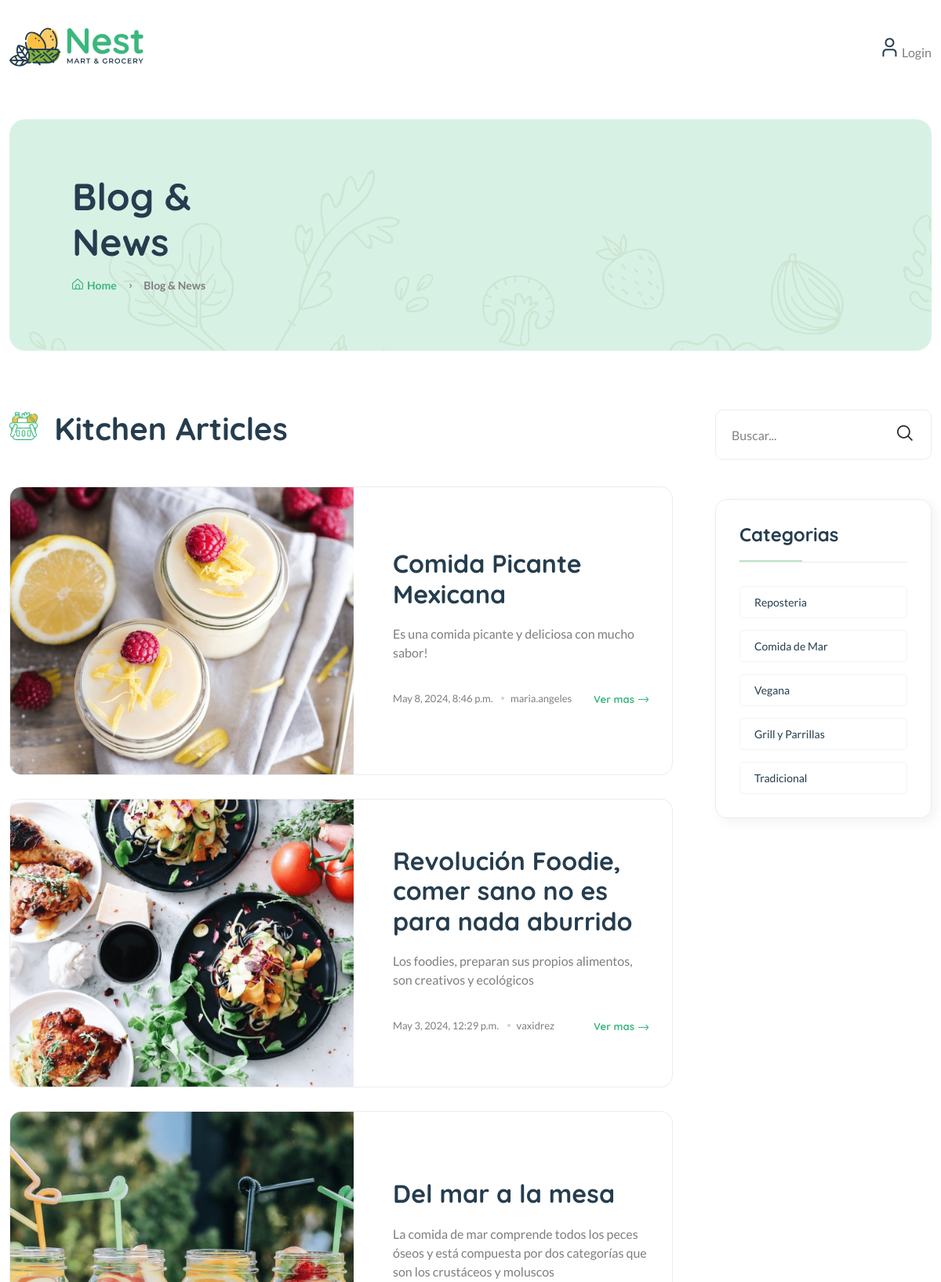
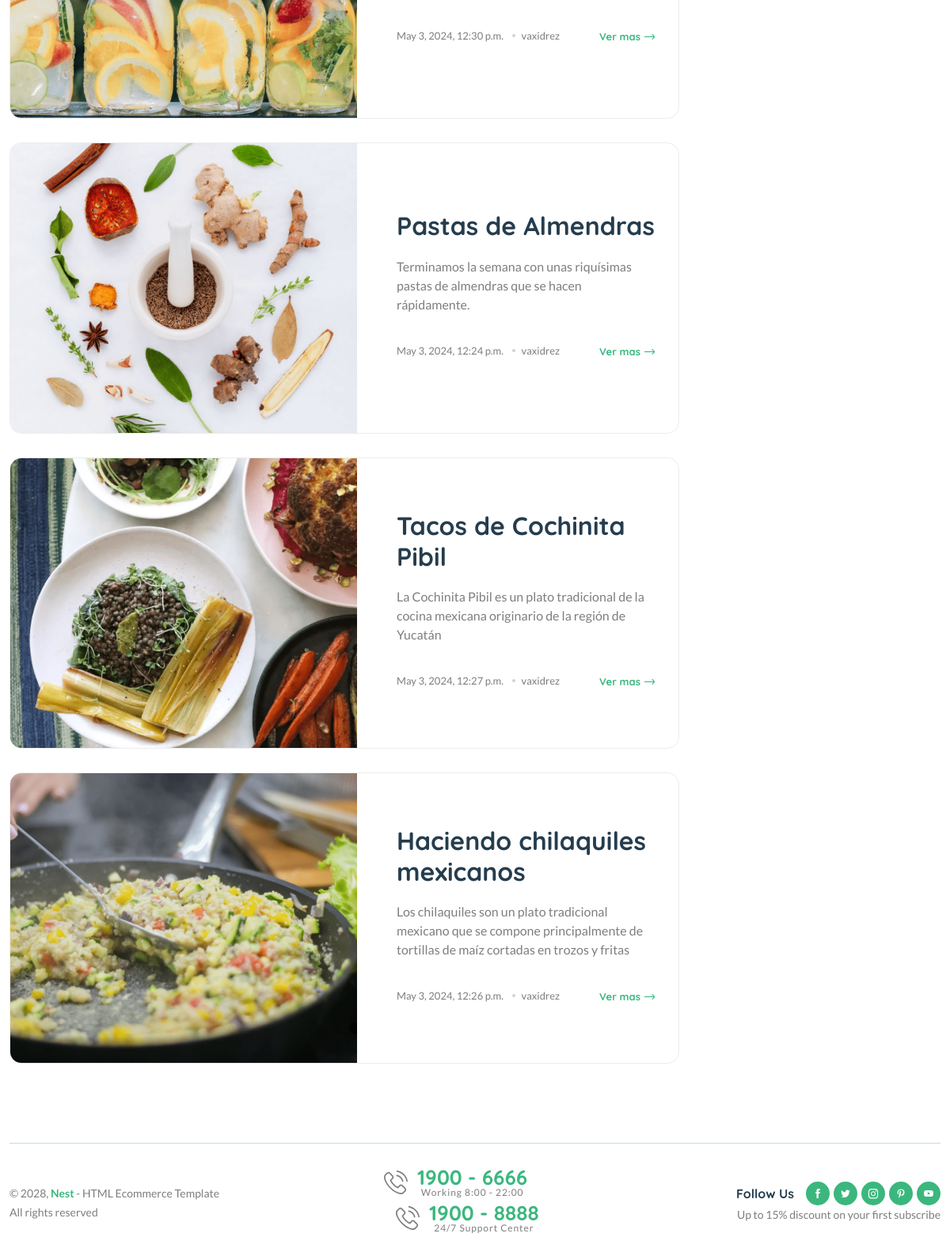
The page / on the database its author committed (2 pictures, top to bottom).
### blogs/models.py (models this page shows, shortened)
class Blog(models.Model):
    title = models.CharField(max_length=100)
    slug = models.SlugField(max_length=150, unique=True, blank=True)
    category = models.ForeignKey(Category, on_delete=models.CASCADE)
    author=models.ForeignKey(User, on_delete=models.CASCADE)
    featured_image = models.ImageField(upload_to='uploads/%Y/%m/%d')
    short_description = models.TextField(max_length=500)
    blog_body=models.TextField(max_length=2000)
    status = models.TextField(max_length=20,choices=STATUS_CHOICES, default="Draft")
    is_featured = models.BooleanField(default=False)
    created_at = models.DateTimeField(auto_now_add=True)
    updated_at = models.DateTimeField(auto_now=True)

class Category(models.Model):
    category_name = models.CharField(max_length=50, unique=True)
    created_at = models.DateTimeField(auto_now_add=True)
    updated_at = models.DateTimeField(auto_now=True)
    class Meta:
        verbose_name_plural='categories'

### blog_enterprise/views.py (the view)
# urls.py: 2. Add a URL to urlpatterns:  path('', views.home, name='home')
def home(request):
    posts = Blog.objects.filter(is_featured=True).order_by('-updated_at')
    context = {
        'featured_posts': posts
    }
    return render(request, 'home.html', context)

### blogs/context_processors.py (called while the page is built)
def get_categories(request):
    categories = Category.objects.all()
    return dict(categories=categories)

### templates/home.html (shortened to what this page needs)
{% extends 'base.html' %}
{%  load static  %}
{% block content %}
<main class="main">
  <div class="page-header mt-30 mb-75">
    <div class="container">
      <div class="archive-header">
        <div class="row align-items-center">
          <div class="col-xl-3">
            <h1 class="mb-15">Blog & News</h1>
            <div class="breadcrumb">
              <a href="{% url 'home' %}" rel="nofollow"
                ><i class="fi-rs-home mr-5"></i>Home</a
              >
              <span></span> Blog & News
            </div>
          </div>
        </div>
      </div>
    </div>
  </div>
  <div class="page-content mb-50">
    <div class="container">
      <div class="row">
        <div class="col-lg-9">
          <div class="shop-product-fillter mb-50 pr-30">
            <div class="totall-product">
              <h2>
                <img
                  class="w-36px mr-10"
                  src="{% static 'assets/imgs/theme/icons/category-1.svg' %}"
                  alt=""
                />
                Kitchen Articles
              </h2>
            </div>
          </div>
          <div class="loop-grid loop-list pr-30 mb-50">
            {% for post in featured_posts %}
            <article class="wow fadeIn animated hover-up mb-30 animated">
              <div
                class="post-thumb"
                style="background-image: url({{ post.featured_image.url }})"
              ></div>
              <div class="entry-content-2 pl-50">
                <h3 class="post-title mb-20">
                  <a href="{% url 'blogs' post.slug %}">{{ post.title }}</a>
                </h3>
                <p class="post-exerpt mb-40">{{ post.short_description }}</p>
                <div class="entry-meta meta-1 font-xs color-grey mt-10 pb-10">
                  <div>
                    <span class="post-on"> {{ post.created_at }}</span>
                    <span class="hit-count has-dot">{{ post.author }}</span>
                  </div>
                  <a
                    href="{% url 'blogs' post.slug %}"
                    class="text-brand font-heading font-weight-bold"
                    >Ver mas <i class="fi-rs-arrow-right"></i
                  ></a>
                </div>
              </div>
            </article>
            {% endfor %}
          </div>
        </div>
        <div class="col-lg-3 primary-sidebar sticky-sidebar">
          <div class="widget-area">
              {% include 'includes/blog_search.html' %}
              {% include 'includes/category_list.html' %}
          </div>
        </div>
      </div>
    </div>
  </div>
</main>
{% endblock %}

### templates/base.html (shortened to what this page needs)
{%  load static  %}
<!DOCTYPE html>
<html class="no-js" lang="en">
<head>
    <link rel="stylesheet" href="{% static 'assets/css/main.css' %}" />
</head>
<body>
    <header class="header-area header-style-1 header-height-2">
        <div class="header-middle header-middle-ptb-1 d-none d-lg-block">
            <div class="container">
                <div class="header-wrap">
                    <div class="logo logo-width-1">
                        <a href="{% url 'home' %}"><img src="{% static 'assets/imgs/theme/logo.svg' %}" alt="logo" /></a>
                    </div>
                    <div class="header-right">
                        <div class="header-action-right">
                            <div class="header-action-2">
                                {% if not user.is_authenticated %}
                                <div class="header-action-icon-2">
                                    <a href="shop-compare.html">
                                        <img class="svgInject" alt="Nest" src="{% static 'assets/imgs/theme/icons/icon-user.svg' %}" />
                                    </a>
                                    <a href="{% url 'login' %}"><span class="lable ml-0">&nbsp;Login</span></a>
                                </div>
                                {% endif %}
                            </div>
                        </div>
                    </div>
                </div>
            </div>
        </div>
    </header>
{% block content %}
{% endblock %}
<footer class="main">
    <div class="container pb-30">
        <div class="row align-items-center">
            <div class="col-12 mb-30">
                <div class="footer-bottom"></div>
            </div>
            <div class="col-xl-4 col-lg-6 col-md-6">
                <p class="font-sm mb-0">&copy; 2028, <strong class="text-brand">Nest</strong> - HTML Ecommerce Template <br />All rights reserved</p>
            </div>
            <div class="col-xl-4 col-lg-6 text-center d-none d-xl-block">
                <div class="hotline d-lg-inline-flex mr-30">
                    <img src="{% static 'assets/imgs/theme/icons/phone-call.svg' %}" alt="hotline" />
                    <p>1900 - 6666<span>Working 8:00 - 22:00</span></p>
                </div>
                <div class="hotline d-lg-inline-flex">
                    <img src="{% static 'assets/imgs/theme/icons/phone-call.svg' %}" alt="hotline" />
                    <p>1900 - 8888<span>24/7 Support Center</span></p>
                </div>
            </div>
            <div class="col-xl-4 col-lg-6 col-md-6 text-end d-none d-md-block">
                <div class="mobile-social-icon">
                    <h6>Follow Us</h6>
                    <a href="#"><img src="{% static 'assets/imgs/theme/icons/icon-facebook-white.svg' %}" alt="" /></a>
                    <a href="#"><img src="{% static 'assets/imgs/theme/icons/icon-twitter-white.svg' %}" alt="" /></a>
                    <a href="#"><img src="{% static 'assets/imgs/theme/icons/icon-instagram-white.svg' %}" alt="" /></a>
                    <a href="#"><img src="{% static 'assets/imgs/theme/icons/icon-pinterest-white.svg' %}" alt="" /></a>
                    <a href="#"><img src="{% static 'assets/imgs/theme/icons/icon-youtube-white.svg' %}" alt="" /></a>
                </div>
                <p class="font-sm">Up to 15% discount on your first subscribe</p>
            </div>
        </div>
    </div>
</footer>
</body>
</html>

### templates/includes/blog_search.html
<div class="sidebar-widget-2 widget_search mb-50">
    <div class="search-form">
      <form action="{% url 'search' %}"  method="GET" >
        <input type="text" name="keyword" value="{{ keyword }}"  placeholder="Buscar..." />
        <button type="submit"><i class="fi-rs-search"></i></button>
      </form>
    </div>
  </div>

### templates/includes/category_list.html
<div class="sidebar-widget widget-category-2 mb-50">
    <h5 class="section-title style-1 mb-30">Categorias</h5>
    <ul>
      {% for cat in categories %}
      <li>
        <a href="{% url 'posts_by_category' cat.id %}"> {{ cat.category_name }}</a>
      </li>
      {% endfor %}
    </ul>
  </div>

### rows shown on the page
Blog: featured_image (picture), title "Comida Picante Mexicana", short_description "Es una comida picante y deliciosa con mucho sabor!", created_at "May 8, 2024, 8:46 p.m.", author "maria.angeles"
Blog: featured_image (picture), title "Revolución Foodie, comer sano no es para nada aburrido", short_description "Los foodies, preparan sus propios alimentos, son creativos y ecológicos", created_at "May 3, 2024, 12:29 p.m.", author "vaxidrez"
Blog: featured_image (picture), title "Del mar a la mesa", short_description "La comida de mar comprende todos los peces óseos y está compuesta por dos categorías que son los crustáceos y moluscos", created_at "May 3, 2024, 12:30 p.m.", author "vaxidrez"
Blog: featured_image (picture), title "Pastas de Almendras", short_description "Terminamos la semana con unas riquísimas pastas de almendras que se hacen rápidamente.", created_at "May 3, 2024, 12:24 p.m.", author "vaxidrez"
Blog: featured_image (picture), title "Tacos de Cochinita Pibil", short_description "La Cochinita Pibil es un plato tradicional de la cocina mexicana originario de la región de Yucatán", created_at "May 3, 2024, 12:27 p.m.", author "vaxidrez"
Blog: featured_image (picture), title "Haciendo chilaquiles mexicanos", short_description "Los chilaquiles son un plato tradicional mexicano que se compone principalmente de tortillas de maíz cortadas en trozos y fritas", created_at "May 3, 2024, 12:26 p.m.", author "vaxidrez"
Category: category_name "Reposteria"
Category: category_name "Comida de Mar"
Category: category_name "Vegana"
Category: category_name "Grill y Parrillas"
Category: category_name "Tradicional"
